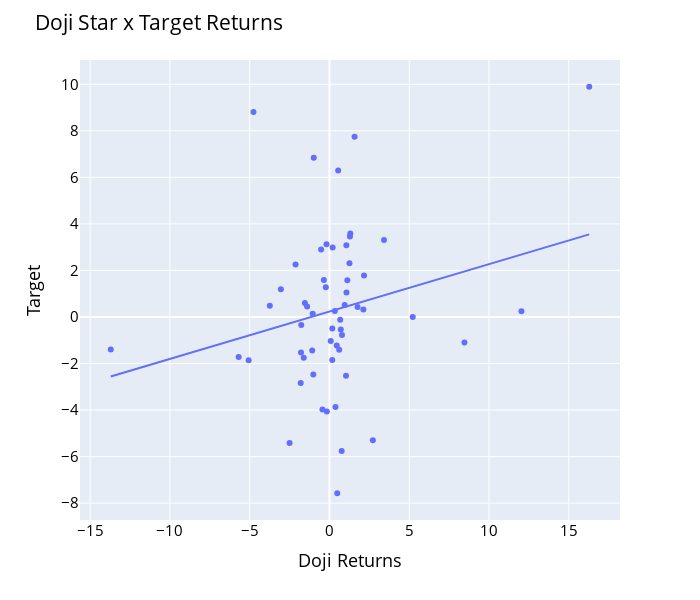

The cell this chart's notebook holds for it:
### Code cell
fig = px.scatter(x = df[df["CDLDOJISTAR"] != 0]["Returns"]*100
                 , y = df[df["CDLDOJISTAR"] != 0]["Target"]*100 , trendline = "ols")

fig.update_layout(height = 600, width = 700
                  , title_text = "Doji Star x Target Returns"
                  , font_color = "blue"
                  , title_font_color = "black"
                  , xaxis_title = "Doji Returns"
                  , yaxis_title = "Target"
                  , font = dict(size = 15, color = "Black")
                  , showlegend = True
                 )

fig.show()

### Figure 1 — Plotly figure (JSON) as saved in the notebook; plotly's stock layout.template omitted (floating-point values rounded to 4 significant figures)
{"data": [{"hovertemplate": "x=%{x}<br>y=%{y}<extra></extra>", "legendgroup": "", "marker": {"color": "#636efa", "symbol": "circle"}, "mode": "markers", "name": "", "orientation": "v", "showlegend": false, "x": [0.7119, 5.221, -0.1668, -1.802, -3.047, 0.6749, 1.254, 1.765, 0.785, -0.5236, -1.014, -1.785, -5.692, 1.067, 2.719, -2.126, -1.613, 3.419, -2.5, -4.762, -5.066, 16.28, 12.03, -1.54, 1.574, 0.3396, 1.06, 0.6089, 1.307, -1.05, -13.71, 0.5478, 0.9539, 1.283, -1.402, 0.4578, 0.4888, 8.462, -1.08, -0.1863, -3.738, 0.1726, 0.1774, 0.1997, 0.7651, 1.121, -0.9836, 1.037, 0.3781, 2.167, -1.768, -0.3518, 2.125, -0.2288, -0.4396, 0.08173], "xaxis": "x", "y": [-0.5405, 0.0, -4.065, -2.842, 1.194, -0.1219, 2.309, 0.4336, -0.7789, 2.895, -2.467, -1.53, -1.716, 1.056, -5.295, 2.259, -1.749, 3.306, -5.413, 8.81, -1.856, 9.893, 0.2469, 0.6017, 7.747, 0.2538, 3.08, -1.412, 3.584, 0.1384, -1.394, 6.29, 0.5118, 3.455, 0.4489, -1.227, -7.575, -1.096, -1.437, 3.126, 0.4854, -1.852, -0.4958, 2.99, -5.762, 1.577, 6.843, -2.53, -3.87, 1.782, -0.3428, 1.589, 0.3264, 1.277, -3.974, -1.034], "yaxis": "y", "type": "scatter"}, {"hovertemplate": "<b>OLS trendline</b><br>y = 0.203597 * x + 0.23478<br>R<sup>2</sup>=0.055431<br><br>x=%{x}<br>y=%{y} <b>(trend)</b><extra></extra>", "legendgroup": "", "marker": {"color": "#636efa", "symbol": "circle"}, "mode": "lines", "name": "", "showlegend": false, "x": [-13.71, -5.692, -5.066, -4.762, -3.738, -3.047, -2.5, -2.126, -1.802, -1.785, -1.768, -1.613, -1.54, -1.402, -1.08, -1.05, -1.014, -0.9836, -0.5236, -0.4396, -0.3518, -0.2288, -0.1863, -0.1668, 0.08173, 0.1726, 0.1774, 0.1997, 0.3396, 0.3781, 0.4578, 0.4888, 0.5478, 0.6089, 0.6749, 0.7119, 0.7651, 0.785, 0.9539, 1.037, 1.06, 1.067, 1.121, 1.254, 1.283, 1.307, 1.574, 1.765, 2.125, 2.167, 2.719, 3.419, 5.221, 8.462, 12.03, 16.28], "xaxis": "x", "y": [-2.556, -0.9241, -0.7967, -0.7347, -0.5263, -0.3856, -0.2742, -0.198, -0.1322, -0.1286, -0.1251, -0.0936, -0.07881, -0.0506, 0.01486, 0.02097, 0.02837, 0.03452, 0.1282, 0.1453, 0.1632, 0.1882, 0.1968, 0.2008, 0.2514, 0.2699, 0.2709, 0.2754, 0.3039, 0.3118, 0.328, 0.3343, 0.3463, 0.3587, 0.3722, 0.3797, 0.3906, 0.3946, 0.429, 0.446, 0.4505, 0.4521, 0.4629, 0.4901, 0.496, 0.5009, 0.5552, 0.5941, 0.6674, 0.676, 0.7885, 0.9308, 1.298, 1.958, 2.685, 3.55], "yaxis": "y", "type": "scatter"}], "layout": {"xaxis": {"anchor": "y", "domain": [0.0, 1.0], "title": {"text": "Doji Returns"}}, "yaxis": {"anchor": "x", "domain": [0.0, 1.0], "title": {"text": "Target"}}, "legend": {"tracegroupgap": 0}, "margin": {"t": 60}, "title": {"font": {"color": "black"}, "text": "Doji Star x Target Returns"}, "font": {"color": "Black", "size": 15}, "height": 600, "width": 700, "showlegend": true}}
